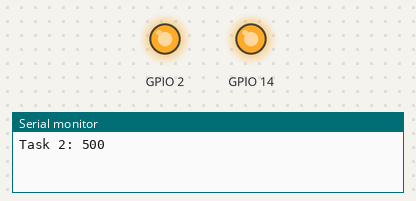
A program run on a simulated ESP32. Shown: output pins drawn as LEDs (lit = HIGH), the last lines printed to the serial monitor.

Above: at 1.0 s.
At 3.0 s:
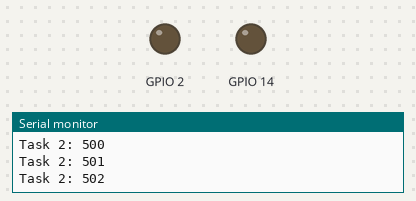
Timing chart, 0 to 5.2 s (numbered marks = the images above):
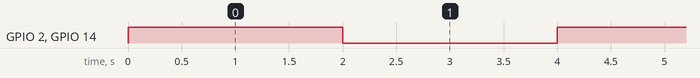

Measured:
- by itself, GPIO 2, GPIO 14: alternates HIGH for 2.0 s and LOW for 2.0 s
- by itself, everything shown: repeats every 4.0 s, in 4 steps

The program:

main.cpp
```cpp
/*
Exemplo para criar tarefas em nucleos diferentes
*/

/*Biblioteca do Arduino*/
#include <Arduino.h>

/*Bibliotecas FreeRTOS*/
#include "freertos/FreeRTOS.h"
#include "freertos/task.h"

/*mapeamento de pinos*/
#define LED1 2
#define LED2 14

/*Variáveis para armazenamento do handle das tasks*/
TaskHandle_t task1Handle = NULL;
TaskHandle_t task2Handle = NULL;
TaskHandle_t task3Handle = NULL;

/*protótipos das Tasks*/
void vTaskBlink(void *pvParameters);
void vTask2(void *pvParameters);

/*variaveis auxiliares*/
int valor = 500;

void setup() {
  Serial.begin(9600);

  xTaskCreatePinnedToCore(vTaskBlink,"TASK1",configMINIMAL_STACK_SIZE,(void*)LED1,1,&task1Handle,APP_CPU_NUM);
  xTaskCreatePinnedToCore(vTask2,"TASK2",configMINIMAL_STACK_SIZE+1024,(void*)valor,2,&task2Handle,PRO_CPU_NUM);
  xTaskCreatePinnedToCore(vTaskBlink,"TASK3",configMINIMAL_STACK_SIZE,(void*)LED2,1,&task3Handle,APP_CPU_NUM);
}

void loop() {
  vTaskDelay(1000);
}

void vTaskBlink(void *pvParameters)
{
  int pin = (int)pvParameters;
  pinMode(pin,OUTPUT);

  while (1)
  {
    digitalWrite(pin,!digitalRead(pin));
    vTaskDelay(pdMS_TO_TICKS(2000));
  }
}

void vTask2(void *pvParameters)
{
  int cont = (int)pvParameters;
  while (1)
  {
    Serial.println("Task 2: " + String(cont++));


    vTaskDelay(pdMS_TO_TICKS(1000));
  }
}
```
